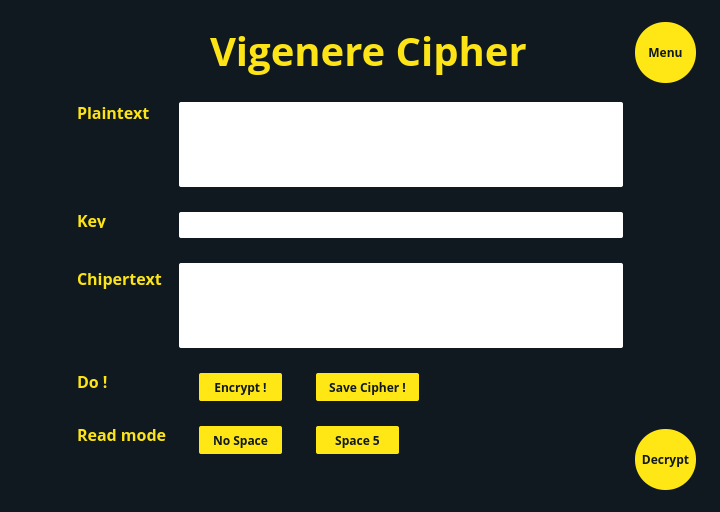
<?xml version="1.0" encoding="UTF-8"?>
<ui version="4.0">
 <class>Dialog</class>
 <widget class="QDialog" name="Dialog">
  <property name="geometry">
   <rect>
    <x>0</x>
    <y>0</y>
    <width>720</width>
    <height>512</height>
   </rect>
  </property>
  <property name="windowTitle">
   <string>Dialog</string>
  </property>
  <widget class="QWidget" name="widget" native="true">
   <property name="geometry">
    <rect>
     <x>0</x>
     <y>0</y>
     <width>720</width>
     <height>512</height>
    </rect>
   </property>
   <property name="styleSheet">
    <string notr="true">QWidget#widget{
background: #101920;}</string>
   </property>
   <widget class="QLabel" name="label">
    <property name="geometry">
     <rect>
      <x>210</x>
      <y>15</y>
      <width>321</width>
      <height>71</height>
     </rect>
    </property>
    <property name="styleSheet">
     <string notr="true">font-family: Open Sans;
font-style: normal;
font-weight: bold;
font-size: 40px;
color: #FCE417;</string>
    </property>
    <property name="text">
     <string>Vigenere Cipher</string>
    </property>
   </widget>
   <widget class="QLabel" name="label_3">
    <property name="geometry">
     <rect>
      <x>77</x>
      <y>102</y>
      <width>81</width>
      <height>21</height>
     </rect>
    </property>
    <property name="styleSheet">
     <string notr="true">font-family: Open Sans;
font-style: normal;
font-weight: bold;
font-size: 16px;
/* identical to box height */


color: #FCE417;
</string>
    </property>
    <property name="text">
     <string>Plaintext</string>
    </property>
   </widget>
   <widget class="QLabel" name="label_4">
    <property name="geometry">
     <rect>
      <x>77</x>
      <y>212</y>
      <width>31</width>
      <height>16</height>
     </rect>
    </property>
    <property name="styleSheet">
     <string notr="true">font-family: Open Sans;
font-style: normal;
font-weight: bold;
font-size: 16px;
/* identical to box height */


color: #FCE417;
</string>
    </property>
    <property name="text">
     <string>Key</string>
    </property>
   </widget>
   <widget class="QLabel" name="label_5">
    <property name="geometry">
     <rect>
      <x>77</x>
      <y>263</y>
      <width>91</width>
      <height>31</height>
     </rect>
    </property>
    <property name="styleSheet">
     <string notr="true">font-family: Open Sans;
font-style: normal;
font-weight: bold;
font-size: 16px;
/* identical to box height */


color: #FCE417;
</string>
    </property>
    <property name="text">
     <string>Chipertext</string>
    </property>
   </widget>
   <widget class="QLabel" name="label_6">
    <property name="geometry">
     <rect>
      <x>77</x>
      <y>373</y>
      <width>31</width>
      <height>16</height>
     </rect>
    </property>
    <property name="styleSheet">
     <string notr="true">font-family: Open Sans;
font-style: normal;
font-weight: bold;
font-size: 16px;
/* identical to box height */


color: #FCE417;
</string>
    </property>
    <property name="text">
     <string>Do !</string>
    </property>
   </widget>
   <widget class="QLabel" name="label_7">
    <property name="geometry">
     <rect>
      <x>77</x>
      <y>426</y>
      <width>91</width>
      <height>16</height>
     </rect>
    </property>
    <property name="styleSheet">
     <string notr="true">font-family: Open Sans;
font-style: normal;
font-weight: bold;
font-size: 16px;
/* identical to box height */


color: #FCE417;
</string>
    </property>
    <property name="text">
     <string>Read mode</string>
    </property>
   </widget>
   <widget class="QPushButton" name="menu">
    <property name="geometry">
     <rect>
      <x>635</x>
      <y>22</y>
      <width>61</width>
      <height>61</height>
     </rect>
    </property>
    <property name="styleSheet">
     <string notr="true">background: #FFE715;
border-radius: 30;
font-family: Open Sans;
font-style: normal;
font-weight: 600;
font-size: 12px;
line-height: 33px;

color: #101920;
</string>
    </property>
    <property name="text">
     <string>Menu</string>
    </property>
   </widget>
   <widget class="QPushButton" name="encrypt">
    <property name="geometry">
     <rect>
      <x>199</x>
      <y>373</y>
      <width>83</width>
      <height>28</height>
     </rect>
    </property>
    <property name="styleSheet">
     <string notr="true">background: #FFE715;
border-radius: 2px;
font-family: Open Sans;
font-style: normal;
font-weight: 600;
font-size: 12px;
color: #101920;</string>
    </property>
    <property name="text">
     <string>Encrypt !</string>
    </property>
   </widget>
   <widget class="QTextEdit" name="plaintext">
    <property name="geometry">
     <rect>
      <x>190</x>
      <y>102</y>
      <width>425</width>
      <height>85</height>
     </rect>
    </property>
    <property name="autoFillBackground">
     <bool>false</bool>
    </property>
    <property name="styleSheet">
     <string notr="true">QWidget#plaintext{
font-family: Open Sans;
font-style: normal;
font-weight: 600;
font-size: 12px;
color: #000000;
}</string>
    </property>
    <property name="frameShape">
     <enum>QFrame::NoFrame</enum>
    </property>
    <property name="lineWidth">
     <number>0</number>
    </property>
    <property name="readOnly">
     <bool>false</bool>
    </property>
    <property name="html">
     <string>&lt;!DOCTYPE HTML PUBLIC &quot;-//W3C//DTD HTML 4.0//EN&quot; &quot;http://www.w3.org/TR/REC-html40/strict.dtd&quot;&gt;
&lt;html&gt;&lt;head&gt;&lt;meta name=&quot;qrichtext&quot; content=&quot;1&quot; /&gt;&lt;style type=&quot;text/css&quot;&gt;
p, li { white-space: pre-wrap; }
&lt;/style&gt;&lt;/head&gt;&lt;body style=&quot; font-family:'Open Sans'; font-size:12px; font-weight:600; font-style:normal;&quot;&gt;
&lt;p style=&quot;-qt-paragraph-type:empty; margin-top:0px; margin-bottom:0px; margin-left:0px; margin-right:0px; -qt-block-indent:0; text-indent:0px; font-family:'MS Shell Dlg 2'; font-size:8.25pt; font-weight:400;&quot;&gt;&lt;br /&gt;&lt;/p&gt;&lt;/body&gt;&lt;/html&gt;</string>
    </property>
   </widget>
   <widget class="QLabel" name="label_2">
    <property name="geometry">
     <rect>
      <x>179</x>
      <y>102</y>
      <width>444</width>
      <height>85</height>
     </rect>
    </property>
    <property name="styleSheet">
     <string notr="true">background: #ffffff;
border-radius: 2px;</string>
    </property>
    <property name="text">
     <string/>
    </property>
   </widget>
   <widget class="QPushButton" name="decrypt">
    <property name="geometry">
     <rect>
      <x>635</x>
      <y>429</y>
      <width>61</width>
      <height>61</height>
     </rect>
    </property>
    <property name="styleSheet">
     <string notr="true">background: #FFE715;
border-radius: 30;
font-family: Open Sans;
font-style: normal;
font-weight: 600;
font-size: 12px;
line-height: 33px;

color: #101920;
</string>
    </property>
    <property name="text">
     <string>Decrypt</string>
    </property>
   </widget>
   <widget class="QLabel" name="label_8">
    <property name="geometry">
     <rect>
      <x>179</x>
      <y>263</y>
      <width>444</width>
      <height>85</height>
     </rect>
    </property>
    <property name="styleSheet">
     <string notr="true">background: #ffffff;
border-radius: 2px;</string>
    </property>
    <property name="text">
     <string/>
    </property>
   </widget>
   <widget class="QLabel" name="label_9">
    <property name="geometry">
     <rect>
      <x>179</x>
      <y>212</y>
      <width>444</width>
      <height>26</height>
     </rect>
    </property>
    <property name="styleSheet">
     <string notr="true">background: #ffffff;
border-radius: 2px;</string>
    </property>
    <property name="text">
     <string/>
    </property>
   </widget>
   <widget class="QTextEdit" name="ciphertext">
    <property name="geometry">
     <rect>
      <x>190</x>
      <y>263</y>
      <width>425</width>
      <height>85</height>
     </rect>
    </property>
    <property name="autoFillBackground">
     <bool>false</bool>
    </property>
    <property name="styleSheet">
     <string notr="true">QWidget#ciphertext{
font-family: Open Sans;
font-style: normal;
font-weight: 600;
font-size: 12px;
color: #000000;
}</string>
    </property>
    <property name="frameShape">
     <enum>QFrame::NoFrame</enum>
    </property>
    <property name="lineWidth">
     <number>0</number>
    </property>
    <property name="readOnly">
     <bool>true</bool>
    </property>
    <property name="html">
     <string>&lt;!DOCTYPE HTML PUBLIC &quot;-//W3C//DTD HTML 4.0//EN&quot; &quot;http://www.w3.org/TR/REC-html40/strict.dtd&quot;&gt;
&lt;html&gt;&lt;head&gt;&lt;meta name=&quot;qrichtext&quot; content=&quot;1&quot; /&gt;&lt;style type=&quot;text/css&quot;&gt;
p, li { white-space: pre-wrap; }
&lt;/style&gt;&lt;/head&gt;&lt;body style=&quot; font-family:'Open Sans'; font-size:12px; font-weight:600; font-style:normal;&quot;&gt;
&lt;p style=&quot;-qt-paragraph-type:empty; margin-top:0px; margin-bottom:0px; margin-left:0px; margin-right:0px; -qt-block-indent:0; text-indent:0px; font-size:8.25pt;&quot;&gt;&lt;br /&gt;&lt;/p&gt;&lt;/body&gt;&lt;/html&gt;</string>
    </property>
   </widget>
   <widget class="QTextEdit" name="key">
    <property name="geometry">
     <rect>
      <x>190</x>
      <y>212</y>
      <width>425</width>
      <height>26</height>
     </rect>
    </property>
    <property name="autoFillBackground">
     <bool>false</bool>
    </property>
    <property name="styleSheet">
     <string notr="true">QWidget#key{
font-family: Open Sans;
font-style: normal;
font-weight: 600;
font-size: 12px;
color: #000000;
}</string>
    </property>
    <property name="frameShape">
     <enum>QFrame::NoFrame</enum>
    </property>
    <property name="lineWidth">
     <number>0</number>
    </property>
    <property name="readOnly">
     <bool>false</bool>
    </property>
    <property name="html">
     <string>&lt;!DOCTYPE HTML PUBLIC &quot;-//W3C//DTD HTML 4.0//EN&quot; &quot;http://www.w3.org/TR/REC-html40/strict.dtd&quot;&gt;
&lt;html&gt;&lt;head&gt;&lt;meta name=&quot;qrichtext&quot; content=&quot;1&quot; /&gt;&lt;style type=&quot;text/css&quot;&gt;
p, li { white-space: pre-wrap; }
&lt;/style&gt;&lt;/head&gt;&lt;body style=&quot; font-family:'Open Sans'; font-size:12px; font-weight:600; font-style:normal;&quot;&gt;
&lt;p style=&quot;-qt-paragraph-type:empty; margin-top:0px; margin-bottom:0px; margin-left:0px; margin-right:0px; -qt-block-indent:0; text-indent:0px; font-family:'MS Shell Dlg 2'; font-size:8.25pt; font-weight:400;&quot;&gt;&lt;br /&gt;&lt;/p&gt;&lt;/body&gt;&lt;/html&gt;</string>
    </property>
   </widget>
   <widget class="QPushButton" name="nospace">
    <property name="geometry">
     <rect>
      <x>199</x>
      <y>426</y>
      <width>83</width>
      <height>28</height>
     </rect>
    </property>
    <property name="styleSheet">
     <string notr="true">background: #FFE715;
border-radius: 2px;
font-family: Open Sans;
font-style: normal;
font-weight: 600;
font-size: 12px;
color: #101920;</string>
    </property>
    <property name="text">
     <string>No Space</string>
    </property>
   </widget>
   <widget class="QPushButton" name="space5">
    <property name="geometry">
     <rect>
      <x>316</x>
      <y>426</y>
      <width>83</width>
      <height>28</height>
     </rect>
    </property>
    <property name="styleSheet">
     <string notr="true">background: #FFE715;
border-radius: 2px;
font-family: Open Sans;
font-style: normal;
font-weight: 600;
font-size: 12px;
color: #101920;</string>
    </property>
    <property name="text">
     <string>Space 5</string>
    </property>
   </widget>
   <widget class="QPushButton" name="savecipher">
    <property name="geometry">
     <rect>
      <x>316</x>
      <y>373</y>
      <width>103</width>
      <height>28</height>
     </rect>
    </property>
    <property name="styleSheet">
     <string notr="true">background: #FFE715;
border-radius: 2px;
font-family: Open Sans;
font-style: normal;
font-weight: 600;
font-size: 12px;
color: #101920;</string>
    </property>
    <property name="text">
     <string>Save Cipher !</string>
    </property>
   </widget>
   <zorder>label</zorder>
   <zorder>label_3</zorder>
   <zorder>label_4</zorder>
   <zorder>label_5</zorder>
   <zorder>label_6</zorder>
   <zorder>label_7</zorder>
   <zorder>menu</zorder>
   <zorder>encrypt</zorder>
   <zorder>label_2</zorder>
   <zorder>plaintext</zorder>
   <zorder>decrypt</zorder>
   <zorder>label_8</zorder>
   <zorder>label_9</zorder>
   <zorder>ciphertext</zorder>
   <zorder>key</zorder>
   <zorder>nospace</zorder>
   <zorder>space5</zorder>
   <zorder>savecipher</zorder>
  </widget>
 </widget>
 <resources/>
 <connections/>
</ui>
